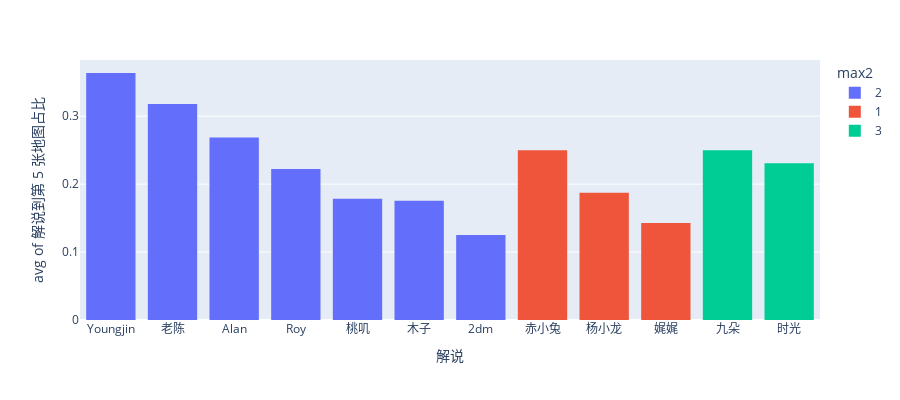

This figure's notebook cell:
### Code cell
fig = px.histogram(df_names[df_names['total'] >= 10].sort_values(by='two_rate', ascending=False),
                    x="names", y="two_rate",
                    color='max2', # barmode='group',
                    histfunc='avg',
                    labels={'names':'解说', 'two_rate':'解说到第 5 张地图占比'},
                    height=400)
fig.show()

### Figure 1 — Plotly figure (JSON) as saved in the notebook; plotly's stock layout.template omitted (floating-point values rounded to 4 significant figures)
{"data": [{"alignmentgroup": "True", "bingroup": "x", "histfunc": "avg", "hovertemplate": "max2=2<br>解说=%{x}<br>avg of 解说到第 5 张地图占比=%{y}<extra></extra>", "legendgroup": "2", "marker": {"color": "#636efa", "pattern": {"shape": ""}}, "name": "2", "offsetgroup": "2", "orientation": "v", "showlegend": true, "type": "histogram", "x": ["Youngjin", "老陈", "Alan", "Roy", "桃叽", "木子", "2dm"], "xaxis": "x", "y": [0.3636, 0.3182, 0.2687, 0.2222, 0.1786, 0.1754, 0.125], "yaxis": "y"}, {"alignmentgroup": "True", "bingroup": "x", "histfunc": "avg", "hovertemplate": "max2=1<br>解说=%{x}<br>avg of 解说到第 5 张地图占比=%{y}<extra></extra>", "legendgroup": "1", "marker": {"color": "#EF553B", "pattern": {"shape": ""}}, "name": "1", "offsetgroup": "1", "orientation": "v", "showlegend": true, "type": "histogram", "x": ["赤小兔", "杨小龙", "娓娓"], "xaxis": "x", "y": [0.25, 0.1875, 0.1429], "yaxis": "y"}, {"alignmentgroup": "True", "bingroup": "x", "histfunc": "avg", "hovertemplate": "max2=3<br>解说=%{x}<br>avg of 解说到第 5 张地图占比=%{y}<extra></extra>", "legendgroup": "3", "marker": {"color": "#00cc96", "pattern": {"shape": ""}}, "name": "3", "offsetgroup": "3", "orientation": "v", "showlegend": true, "type": "histogram", "x": ["九朵", "时光"], "xaxis": "x", "y": [0.25, 0.2308], "yaxis": "y"}], "layout": {"barmode": "relative", "height": 400, "legend": {"title": {"text": "max2"}, "tracegroupgap": 0}, "margin": {"t": 60}, "xaxis": {"anchor": "y", "domain": [0, 1], "title": {"text": "解说"}}, "yaxis": {"anchor": "x", "domain": [0, 1], "title": {"text": "avg of 解说到第 5 张地图占比"}}}}
